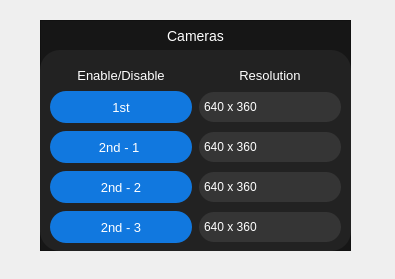
<?xml version="1.0" encoding="UTF-8"?>
<ui version="4.0">
 <class>Form</class>
 <widget class="QWidget" name="Form">
  <property name="geometry">
   <rect>
    <x>0</x>
    <y>0</y>
    <width>395</width>
    <height>279</height>
   </rect>
  </property>
  <property name="windowTitle">
   <string>Form</string>
  </property>
  <property name="styleSheet">
   <string notr="true"/>
  </property>
  <widget class="QWidget" name="camera_widget" native="true">
   <property name="geometry">
    <rect>
     <x>40</x>
     <y>20</y>
     <width>311</width>
     <height>231</height>
    </rect>
   </property>
   <widget class="QFrame" name="cameras">
    <property name="geometry">
     <rect>
      <x>0</x>
      <y>0</y>
      <width>311</width>
      <height>231</height>
     </rect>
    </property>
    <property name="styleSheet">
     <string notr="true">QFrame#cameras{
background-color:	rgba(22,22,22,255);
}</string>
    </property>
    <property name="frameShape">
     <enum>QFrame::StyledPanel</enum>
    </property>
    <property name="frameShadow">
     <enum>QFrame::Raised</enum>
    </property>
    <widget class="QLabel" name="label_cameras">
     <property name="geometry">
      <rect>
       <x>80</x>
       <y>0</y>
       <width>151</width>
       <height>31</height>
      </rect>
     </property>
     <property name="styleSheet">
      <string notr="true">color:White;
font-size: 14px;</string>
     </property>
     <property name="text">
      <string>Cameras</string>
     </property>
     <property name="alignment">
      <set>Qt::AlignCenter</set>
     </property>
    </widget>
    <widget class="QFrame" name="frame_cameras">
     <property name="geometry">
      <rect>
       <x>0</x>
       <y>30</y>
       <width>311</width>
       <height>201</height>
      </rect>
     </property>
     <property name="styleSheet">
      <string notr="true">QFrame#frame_cameras {
background-color: rgba(34,34,34,255);
border-radius: 20px;
}
QPushButton {
background-color: rgba(17, 120, 223, 255);
border-radius: 16px;
color: rgb(255, 255, 255);
font-size: 13px;
width: 100px;
height: 32px;
}
QPushButton:hover{
background-color: rgba(17, 120, 223, 200);
}
QPushButton:pressed{
background-color: rgba(17, 120, 223, 128)
}
QLabel{
color: White;
font-size: 13px;
}
QComboBox {
border-radius: 15px;
color: White;
background-color: rgba(53,53,53,255);
height:30;
}
QComboBox:on {
border-bottom-left-radius: 0px;
border-bottom-right-radius: 0px;
}

QComboBox QAbstractItemView {
border-bottom-right-radius: 10px;
border-bottom-left-radius: 10px;
background: rgba(53,53,53,255);
border: none;
color: White;
}

QComboBox::drop-down {
border-color: transparent;
}
</string>
     </property>
     <property name="frameShape">
      <enum>QFrame::StyledPanel</enum>
     </property>
     <property name="frameShadow">
      <enum>QFrame::Raised</enum>
     </property>
     <widget class="QWidget" name="gridLayoutWidget">
      <property name="geometry">
       <rect>
        <x>10</x>
        <y>17</y>
        <width>291</width>
        <height>181</height>
       </rect>
      </property>
      <layout class="QGridLayout" name="gridLayout">
       <property name="spacing">
        <number>7</number>
       </property>
       <item row="2" column="0">
        <widget class="QPushButton" name="btn_camera2_1">
         <property name="text">
          <string>2nd - 1 </string>
         </property>
        </widget>
       </item>
       <item row="0" column="0">
        <widget class="QLabel" name="label_en_dis">
         <property name="sizePolicy">
          <sizepolicy hsizetype="Ignored" vsizetype="Fixed">
           <horstretch>0</horstretch>
           <verstretch>0</verstretch>
          </sizepolicy>
         </property>
         <property name="styleSheet">
          <string notr="true"/>
         </property>
         <property name="text">
          <string>Enable/Disable</string>
         </property>
         <property name="alignment">
          <set>Qt::AlignCenter</set>
         </property>
        </widget>
       </item>
       <item row="4" column="1">
        <widget class="QComboBox" name="cbox_resol_4">
         <property name="styleSheet">
          <string notr="true"/>
         </property>
         <item>
          <property name="text">
           <string>640 x 360</string>
          </property>
         </item>
         <item>
          <property name="text">
           <string>640 x 480</string>
          </property>
         </item>
         <item>
          <property name="text">
           <string>1280 x 720</string>
          </property>
         </item>
         <item>
          <property name="text">
           <string>1920 x 1080</string>
          </property>
         </item>
        </widget>
       </item>
       <item row="2" column="1">
        <widget class="QComboBox" name="cbox_resol_2">
         <property name="styleSheet">
          <string notr="true"/>
         </property>
         <item>
          <property name="text">
           <string>640 x 360</string>
          </property>
         </item>
         <item>
          <property name="text">
           <string>640 x 480</string>
          </property>
         </item>
         <item>
          <property name="text">
           <string>1280 x 720</string>
          </property>
         </item>
         <item>
          <property name="text">
           <string>1920 x 1080</string>
          </property>
         </item>
        </widget>
       </item>
       <item row="3" column="0">
        <widget class="QPushButton" name="btn_camera2_2">
         <property name="text">
          <string>2nd - 2</string>
         </property>
        </widget>
       </item>
       <item row="4" column="0">
        <widget class="QPushButton" name="btn_camera2_3">
         <property name="text">
          <string>2nd - 3</string>
         </property>
        </widget>
       </item>
       <item row="0" column="1">
        <widget class="QLabel" name="label_resol">
         <property name="sizePolicy">
          <sizepolicy hsizetype="Ignored" vsizetype="Fixed">
           <horstretch>0</horstretch>
           <verstretch>0</verstretch>
          </sizepolicy>
         </property>
         <property name="styleSheet">
          <string notr="true"/>
         </property>
         <property name="text">
          <string>Resolution</string>
         </property>
         <property name="alignment">
          <set>Qt::AlignCenter</set>
         </property>
        </widget>
       </item>
       <item row="1" column="0">
        <widget class="QPushButton" name="btn_camera1">
         <property name="text">
          <string>1st</string>
         </property>
        </widget>
       </item>
       <item row="3" column="1">
        <widget class="QComboBox" name="cbox_resol_3">
         <property name="styleSheet">
          <string notr="true"/>
         </property>
         <item>
          <property name="text">
           <string>640 x 360</string>
          </property>
         </item>
         <item>
          <property name="text">
           <string>640 x 480</string>
          </property>
         </item>
         <item>
          <property name="text">
           <string>1280 x 720</string>
          </property>
         </item>
         <item>
          <property name="text">
           <string>1920 x 1080</string>
          </property>
         </item>
        </widget>
       </item>
       <item row="1" column="1">
        <widget class="QComboBox" name="cbox_resol_1">
         <property name="styleSheet">
          <string notr="true"/>
         </property>
         <item>
          <property name="text">
           <string>640 x 360</string>
          </property>
         </item>
         <item>
          <property name="text">
           <string>640 x 480</string>
          </property>
         </item>
         <item>
          <property name="text">
           <string>1280 x 720</string>
          </property>
         </item>
         <item>
          <property name="text">
           <string>1920 x 1080</string>
          </property>
         </item>
        </widget>
       </item>
      </layout>
     </widget>
    </widget>
   </widget>
  </widget>
 </widget>
 <resources/>
 <connections/>
</ui>
